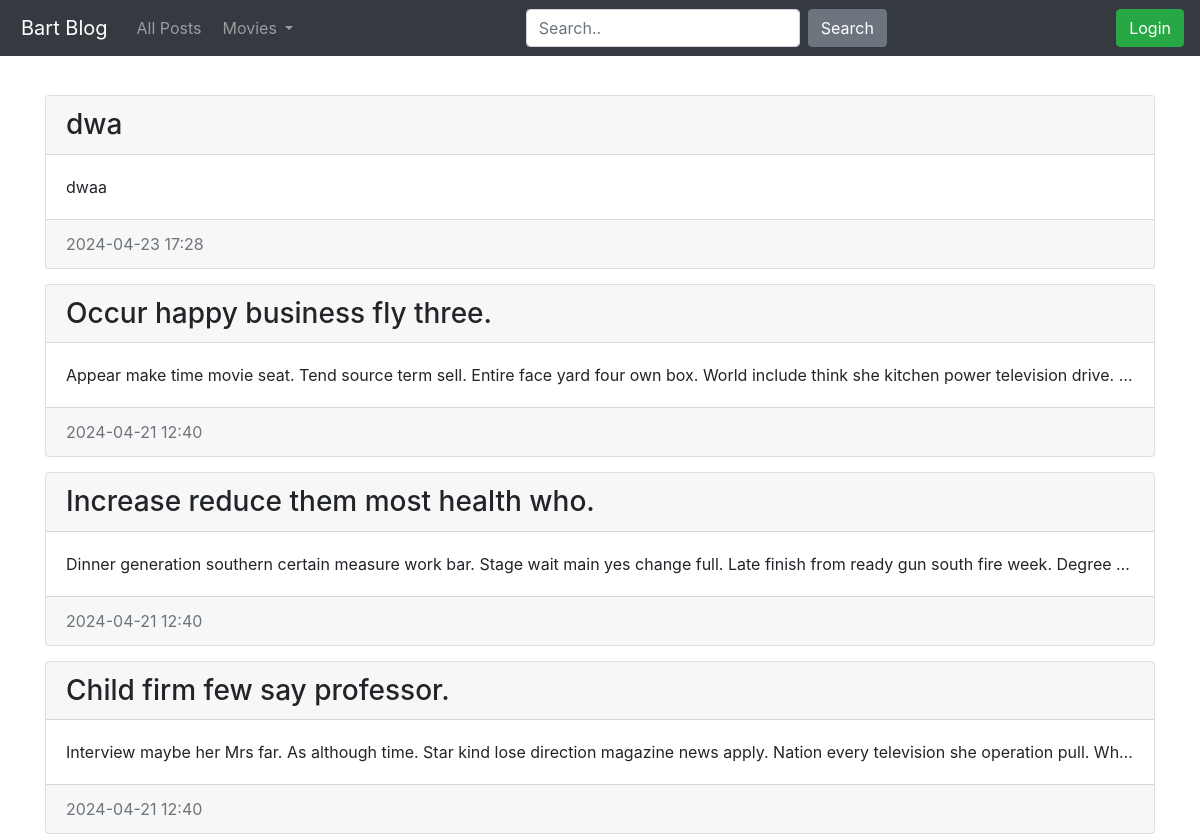
Before: / with the older database file.
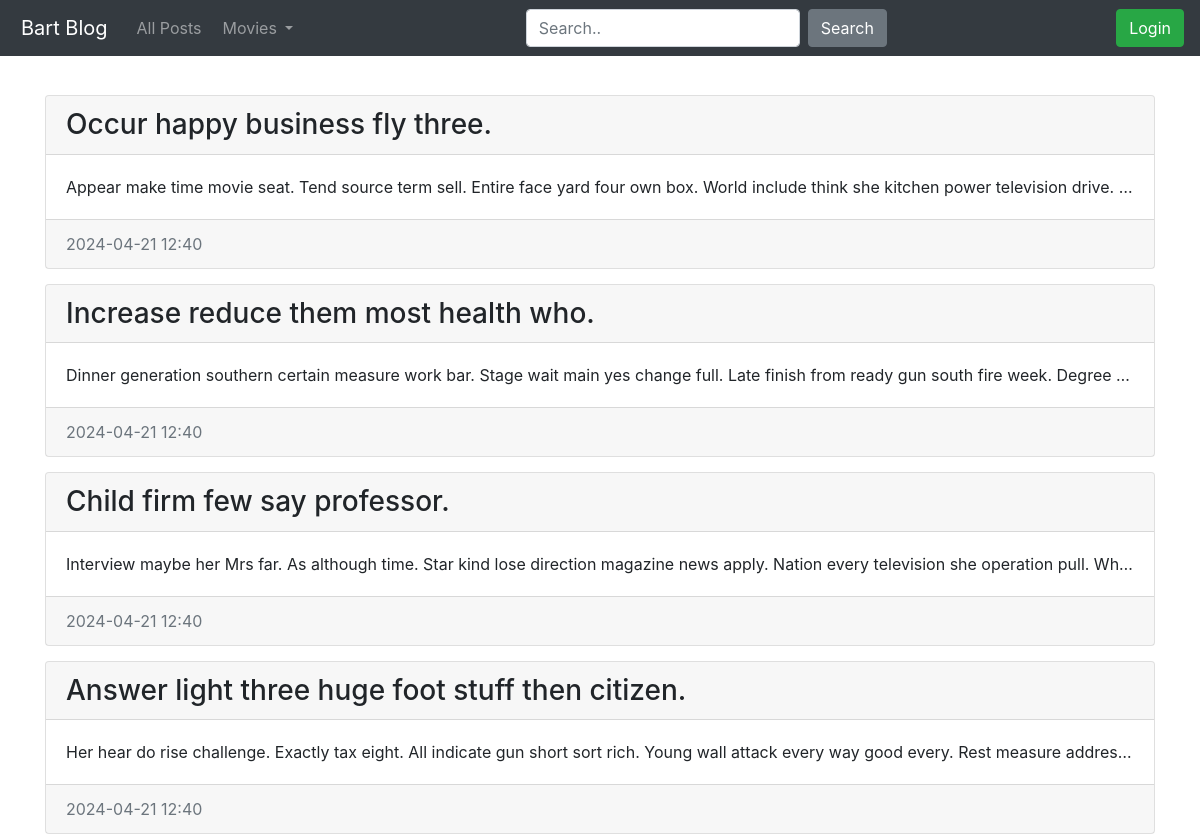
After: the same page with the newer database file.
### blog/models.py (models this page shows)
class Entry(db.Model):
    id = db.Column(db.Integer, primary_key=True)
    title = db.Column(db.String(80), nullable=False)
    body = db.Column(db.Text, nullable=False)
    pub_date = db.Column(db.DateTime, nullable=False,
                         default=datetime.datetime.utcnow)
    is_published = db.Column(db.Boolean, default=False)

### blog/routes.py (the view)
@app.route('/')
def index():
    all_posts = Entry.query.filter_by(is_published=True).order_by(Entry.pub_date.desc()).limit(4).all()
    return render_template('homepage.html', all_posts=all_posts)

### blog/routes.py (called while the page is built)
def get_list_types():
    return LIST_TYPES

@app.context_processor
def inject_list_types():
    return dict(list_types=get_list_types())

@app.context_processor
def utility_processor():
    def tmdb_image_url(path,size):
        return tmdb_client.get_poster_url(path,size)
    return {'tmdb_image_url': tmdb_image_url}

### blog/templates/homepage.html (shortened to what this page needs)
{% extends 'base.html' %}
{% block content %}
    {% for post in all_posts %}
        <div class="card">
            <h3 class="card-header">
                {{post.title}}
            </h3>
            <div class="card-body">
                <p class="card-text">
                    {{post.body}}
                </p>
            </div>
            <div class="card-footer text-muted">
                {{post.pub_date.strftime('%Y-%m-%d %H:%M')}}
            </div>
        </div>
    {% endfor %}
{% endblock content%}

### blog/templates/base.html (shortened to what this page needs)
<!doctype html>
<html lang="en">
<head>
 <link rel="stylesheet" href="https://stackpath.bootstrapcdn.com/bootstrap/4.5.0/css/bootstrap.min.css"
>
</head>
<body>
  <body>
    <nav class="navbar navbar-expand-md navbar-dark bg-dark fixed-top">
      <a class="navbar-brand" href="{{ url_for('index') }}">Bart Blog</a>
      <div class="collapse navbar-collapse" id="navbarsExampleDefault">
          <ul class="navbar-nav mr-auto">
              <li class="nav-item">
                  <a class="nav-link" href="{{ url_for('post_all') }}">All Posts</a>
              </li>
              <li class="nav-item dropdown">
                <a class="nav-link dropdown-toggle" href="#" id="navbarDropdown" role="button" data-toggle="dropdown" aria-haspopup="true" aria-expanded="false">
                  Movies
                </a>
              </li>
          </ul>
          <form class="form-inline my-2 my-lg-0">
              <input class="form-control mr-sm-2" type="text" placeholder="Search.." aria-label="Szukaj">
              <button class="btn btn-secondary my-2 my-sm-0" type="submit">Search</button>
          </form>
          <ul class="navbar-nav ml-auto">
              <li class="nav-item">
                {% if session.logged_in %}
                  <form class="form-inline my-2 my-lg-0" action="{{ url_for('logout') }}" method="POST">
                    <button class="btn btn-danger my-2 my-sm-0" type="submit">Log Out</button>
                  </form>
                {% else %}
                  <a class="btn btn-success my-2 my-lg-0 " href="{{ url_for('login') }}">Login</a>
                {% endif %}
              </li>
          </ul>
      </div>
    </nav>
 <main role="main" class="container">
   {% block content %}
   {% endblock %}
 </main>
</html>

### blog/templates/homepage.html (style rules this page uses)
body { padding-top: 5rem; }
.card { margin-top: 15px; }
.card-text { overflow: hidden; text-overflow: ellipsis; white-space: nowrap; }
a { margin-left: 5px; }

Changed rows visible on the page:
removed Entry: title "dwa", body "dwaa", pub_date "2024-04-23 17:28"
now on this page (row unchanged): Entry: title "Answer light three huge foot stuff then citizen.", body "Her hear do rise challenge. Exactly tax eight. All indicate gun short sort rich. Young wall attack every way good every. Rest measure addres…", pub_date "2024-04-21 12:40"
